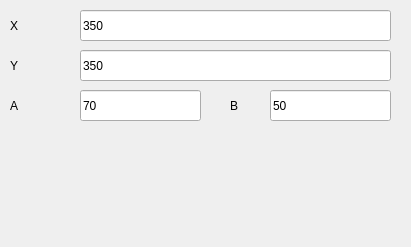
    <widget class="QWidget" name="page_3">
     <property name="geometry">
      <rect>
       <x>0</x>
       <y>0</y>
       <width>411</width>
       <height>247</height>
      </rect>
     </property>
     <attribute name="label">
      <string>Эллипс</string>
     </attribute>
     <widget class="QLineEdit" name="x_size">
      <property name="geometry">
       <rect>
        <x>80</x>
        <y>90</y>
        <width>121</width>
        <height>31</height>
       </rect>
      </property>
      <property name="toolTip">
       <string>&lt;html&gt;&lt;head/&gt;&lt;body&gt;&lt;p&gt;Полуось по X&lt;/p&gt;&lt;/body&gt;&lt;/html&gt;</string>
      </property>
      <property name="text">
       <string>70</string>
      </property>
     </widget>
     <widget class="QLabel" name="label_10">
      <property name="geometry">
       <rect>
        <x>10</x>
        <y>10</y>
        <width>61</width>
        <height>31</height>
       </rect>
      </property>
      <property name="text">
       <string>X</string>
      </property>
     </widget>
     <widget class="QLabel" name="label_11">
      <property name="geometry">
       <rect>
        <x>10</x>
        <y>50</y>
        <width>61</width>
        <height>31</height>
       </rect>
      </property>
      <property name="text">
       <string>Y</string>
      </property>
     </widget>
     <widget class="QLabel" name="label_12">
      <property name="geometry">
       <rect>
        <x>10</x>
        <y>90</y>
        <width>31</width>
        <height>31</height>
       </rect>
      </property>
      <property name="text">
       <string>A</string>
      </property>
     </widget>
     <widget class="QLineEdit" name="y_center_3">
      <property name="geometry">
       <rect>
        <x>80</x>
        <y>50</y>
        <width>311</width>
        <height>31</height>
       </rect>
      </property>
      <property name="toolTip">
       <string>Центр окружности</string>
      </property>
      <property name="text">
       <string>350</string>
      </property>
     </widget>
     <widget class="QLineEdit" name="x_center_3">
      <property name="geometry">
       <rect>
        <x>80</x>
        <y>10</y>
        <width>311</width>
        <height>31</height>
       </rect>
      </property>
      <property name="toolTip">
       <string>Центр окружности</string>
      </property>
      <property name="text">
       <string>350</string>
      </property>
     </widget>
     <widget class="QLineEdit" name="y_size">
      <property name="geometry">
       <rect>
        <x>270</x>
        <y>90</y>
        <width>121</width>
        <height>31</height>
       </rect>
      </property>
      <property name="toolTip">
       <string>Полуось по Y</string>
      </property>
      <property name="text">
       <string>50</string>
      </property>
     </widget>
     <widget class="QLabel" name="label_13">
      <property name="geometry">
       <rect>
        <x>230</x>
        <y>90</y>
        <width>41</width>
        <height>31</height>
       </rect>
      </property>
      <property name="text">
       <string>B</string>
      </property>
     </widget>
    </widget>
